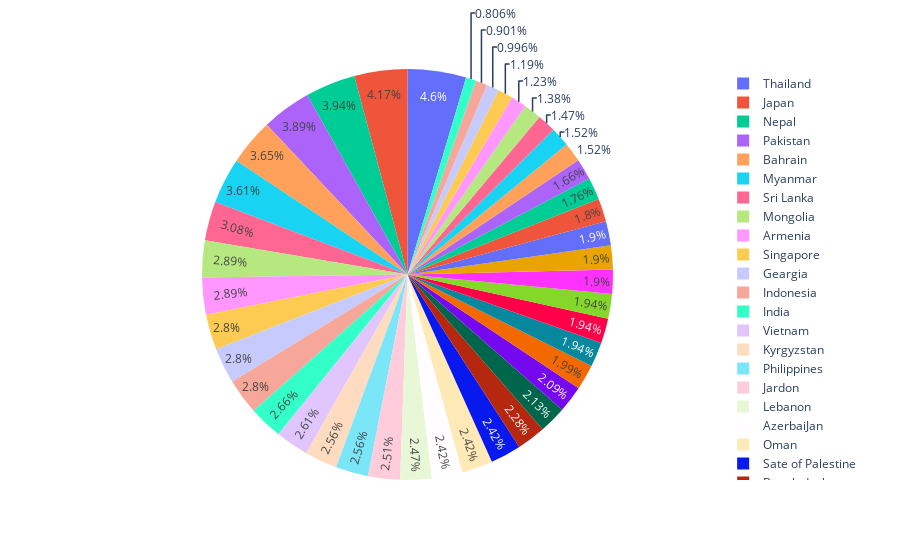

The notebook cell this image was saved under:
### Code cell
fig = px.pie(data,names = 'COUNTRY',values = 'Rating')
pio.show(fig)

### Figure 1 — Plotly figure (JSON) as saved in the notebook; plotly's stock layout.template omitted (floating-point values rounded to 4 significant figures; data arrays with more than 128 entries replaced by an {"elided": "..."} marker saying what was removed)
{"data": [{"domain": {"x": [0, 1], "y": [0, 1]}, "hovertemplate": "COUNTRY=%{label}<br>Rating=%{value}<extra></extra>", "labels": {"elided": "518 str values"}, "legendgroup": "", "name": "", "showlegend": true, "type": "pie", "values": {"elided": "518 int values"}}], "layout": {"legend": {"tracegroupgap": 0}, "margin": {"t": 60}}}
